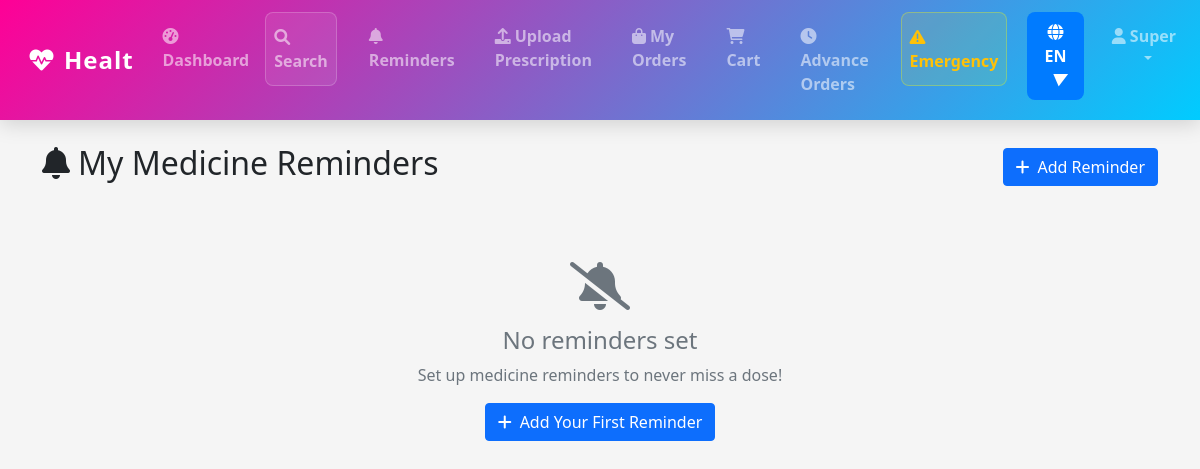
The page /en/reminders/ (signed in) on the database as committed earlier.
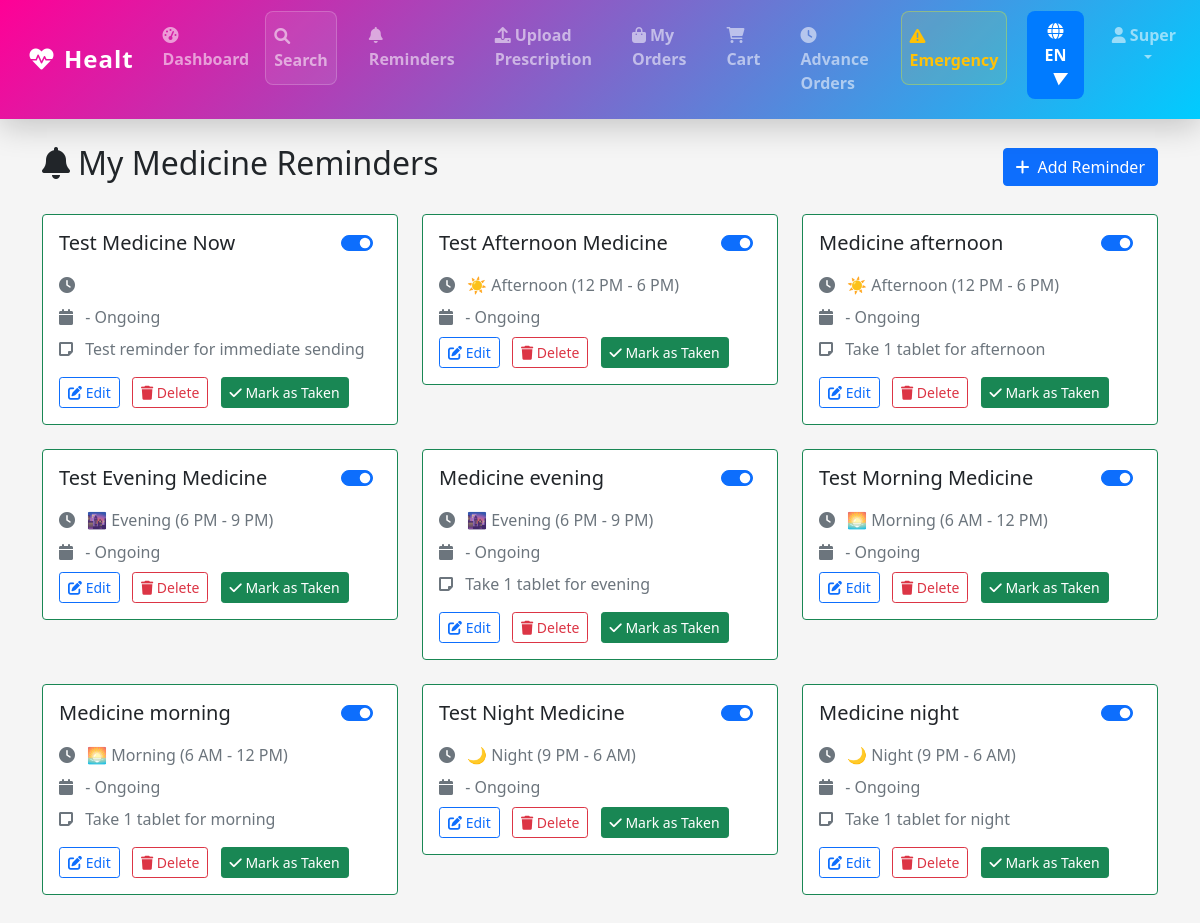
The same page on the database as committed later.
### users/models.py (models this page shows, shortened)
class User(AbstractUser):
    LANGUAGE_CHOICES = [
        ('en', 'English'),
        ('hi', 'Hindi'),
        ('mr', 'Marathi'),
    ]
    phone_number = models.CharField(max_length=15, unique=True)
    preferred_language = models.CharField(max_length=2, choices=LANGUAGE_CHOICES, default='en')
    profile_picture = models.ImageField(upload_to='profile_pictures/', null=True, blank=True)
    is_pharmacist = models.BooleanField(default=False)
    pharmacy = models.ForeignKey('pharmacy.Pharmacy', on_delete=models.SET_NULL, null=True, blank=True, related_name='pharmacists')
    created_at = models.DateTimeField(auto_now_add=True)
    updated_at = models.DateTimeField(auto_now=True)

### reminders/models.py (models this page shows, shortened)
class Reminder(models.Model):
    TIME_CHOICES = [
        ('morning', '🌅 Morning (6 AM - 12 PM)'),
        ('afternoon', '☀️ Afternoon (12 PM - 6 PM)'),
        ('evening', '🌆 Evening (6 PM - 9 PM)'),
        ('night', '🌙 Night (9 PM - 6 AM)'),
    ]
    ALERT_TYPES = [
        ('tone', '🔊 Tone'),
        ('vibrate', '📳 Vibrate'),
        ('visual', '👁️ Visual'),
        ('email', '📧 Email'),
        ('all', '🔔 All (Email + App)'),
    ]
    user = models.ForeignKey(User, on_delete=models.CASCADE)
    medicine_name = models.CharField(max_length=200)
    time_slot = models.CharField(max_length=20, choices=TIME_CHOICES)
    specific_time = models.TimeField(null=True, blank=True)
    notes = models.TextField(blank=True)  # e.g., "after lunch"
    alert_type = models.CharField(max_length=20, choices=ALERT_TYPES, default='all')
    is_active = models.BooleanField(default=True)
    send_email = models.BooleanField(default=True)
    created_at = models.DateTimeField(auto_now_add=True)
    updated_at = models.DateTimeField(auto_now=True)
    taken = models.BooleanField(default=False)
    taken_at = models.DateTimeField(null=True, blank=True)
    class Meta:
        ordering = ['time_slot', 'specific_time']

### reminders/views.py (the view)
# urls.py: path('', views.reminder_list, name='list'),
@login_required
def reminder_list(request):
    reminders = Reminder.objects.filter(user=request.user).order_by('time_slot', 'specific_time')
    grouped_reminders = {
        'morning': reminders.filter(time_slot='morning'),
        'afternoon': reminders.filter(time_slot='afternoon'),
        'evening': reminders.filter(time_slot='evening'),
        'night': reminders.filter(time_slot='night'),
    }
    context = {
        'reminders': reminders,
        'grouped_reminders': grouped_reminders,
        'active_count': reminders.filter(is_active=True).count(),
        'total_count': reminders.count(),
    }
    return render(request, 'reminders/list.html', context)

### core/context_processors.py (called while the page is built)
def language_info(request):
    try:
        return {
            'LANGUAGE_CODE': translation.get_language(),
            'LANGUAGES': settings.LANGUAGES,
            'CURRENT_LANGUAGE': dict(settings.LANGUAGES).get(translation.get_language(), 'English'),
        }
    except Exception as e:
        print(f"Context processor error: {e}")
        return {
            'LANGUAGE_CODE': 'en',
            'LANGUAGES': settings.LANGUAGES,
            'CURRENT_LANGUAGE': 'English',
        }

### orders/models.py (called while the page is built)
    @property
    def item_count(self):
        return self.items.count()

### orders/services.py (called while the page is built)
    @staticmethod
    def get_or_create_cart(user):
        from .models import Cart
        cart, created = Cart.objects.get_or_create(user=user)
        return cart

### orders/templatetags/order_filters.py (called while the page is built)
@register.simple_tag
def get_cart_count(user):
    if user.is_authenticated:
        try:
            cart = CartService.get_or_create_cart(user)
            return cart.item_count
        except:
            return 0
    return 0

### templates/reminders/list.html (shortened to what this page needs)
{% extends 'base.html' %}
{% load static %}
{% block content %}
<div class="container py-4">
    <div class="row">
        <div class="col-12">
            <div class="d-flex justify-content-between align-items-center mb-4">
                <h2><i class="fas fa-bell me-2"></i>My Medicine Reminders</h2>
                <a href="{% url 'reminders:add' %}" class="btn btn-primary">
                    <i class="fas fa-plus me-2"></i>Add Reminder
                </a>
            </div>
            {% if reminders %}
                <div class="row">
                    {% for reminder in reminders %}
                        <div class="col-md-6 col-lg-4 mb-4">
                            <div class="card reminder-card {% if reminder.is_active %}border-success{% else %}border-secondary{% endif %}">
                                <div class="card-body">
                                    <div class="d-flex justify-content-between align-items-start mb-3">
                                        <h5 class="card-title mb-0">{{ reminder.medicine_name }}</h5>
                                        <div class="form-check form-switch">
                                            <input class="form-check-input" type="checkbox"
                                                   {% if reminder.is_active %}checked{% endif %}
                                                   onchange="toggleReminder({{ reminder.id }}, this.checked)">
                                        </div>
                                    </div>
                                    <div class="reminder-details">
                                        <p class="text-muted mb-2">
                                            <i class="fas fa-clock me-2"></i>
                                            {{ reminder.get_time_slot_display }}
                                        </p>
                                        <p class="text-muted mb-2">
                                            <i class="fas fa-calendar me-2"></i>
                                            {{ reminder.start_date|date:"M d, Y" }} -
                                            {% if reminder.end_date %}
                                                {{ reminder.end_date|date:"M d, Y" }}
                                            {% else %}
                                                Ongoing
                                            {% endif %}
                                        </p>
                                        {% if reminder.notes %}
                                            <p class="text-muted mb-3">
                                                <i class="fas fa-sticky-note me-2"></i>
                                                {{ reminder.notes }}
                                            </p>
                                        {% endif %}
                                    </div>
                                    <div class="reminder-actions">
                                        <a href="{% url 'reminders:edit' reminder.id %}"
                                           class="btn btn-sm btn-outline-primary me-2">
                                            <i class="fas fa-edit"></i> Edit
                                        </a>
                                        <a href="{% url 'reminders:delete' reminder.id %}" class="btn btn-sm btn-outline-danger me-2">
                                            <i class="fas fa-trash"></i> Delete
                                        </a>
                                        <form method="post" action="{% url 'reminders:mark_taken' reminder.id %}" style="display:inline;">
                                            <button type="submit" class="btn btn-sm {% if reminder.taken %}btn-secondary{% else %}btn-success{% endif %}">
                                                <i class="fas fa-check"></i> {% if reminder.taken %}Taken{% else %}Mark as Taken{% endif %}
                                            </button>
                                        </form>
                                    </div>
                                </div>
                            </div>
                        </div>
                    {% endfor %}
                </div>
            {% else %}
                <div class="text-center py-5">
                    <i class="fas fa-bell-slash fa-3x text-muted mb-3"></i>
                    <h4 class="text-muted">No reminders set</h4>
                    <p class="text-muted">Set up medicine reminders to never miss a dose!</p>
                    <a href="{% url 'reminders:add' %}" class="btn btn-primary">
                        <i class="fas fa-plus me-2"></i>Add Your First Reminder
                    </a>
                </div>
            {% endif %}
        </div>
    </div>
</div>
{% endblock %}

### templates/base.html (shortened to what this page needs)
{% load i18n %}
{% load static %}
<!DOCTYPE html>
<html lang="{{ LANGUAGE_CODE }}">
<head>
    <link href="https://cdn.jsdelivr.net/npm/bootstrap@5.1.3/dist/css/bootstrap.min.css" rel="stylesheet">
    <link href="https://cdnjs.cloudflare.com/ajax/libs/font-awesome/6.0.0/css/all.min.css" rel="stylesheet">
</head>
<body style="background:whitesmoke;">
    <nav class="navbar navbar-expand-lg navbar-dark sticky-top"
     style="background: linear-gradient(135deg, rgb(255, 0, 150), rgb(0, 204, 255));">
        <div class="container-fluid">
            <a class="navbar-brand fw-bold" href="{% url 'core:home' %}">
                <i class="fas fa-heartbeat me-2"></i>{% trans "HealthBridge 360" %}
            </a>
            <div class="collapse navbar-collapse" id="navbarNav">
                <ul class="navbar-nav ms-auto">
                    {% if user.is_authenticated %}
                        <li class="nav-item">
                            <a class="nav-link" href="{% url 'core:dashboard' %}">
                                <i class="fas fa-tachometer-alt me-1"></i>{% trans "Dashboard" %}
                            </a>
                        </li>
                        <li class="nav-item me-3">
                            <a class="nav-link" href="{% url 'core:search' %}">
                                <i class="fas fa-search me-1"></i>{% trans "Search" %}
                            </a>
                        </li>
                        {% if not user.is_pharmacist %}
                        <li class="nav-item me-3">
                            <a class="nav-link" href="{% url 'reminders:list' %}">
                                <i class="fas fa-bell me-1"></i>{% trans "Reminders" %}
                            </a>
                        </li>
                        <li class="nav-item me-3">
                            <a class="nav-link" href="{% url 'orders:upload_prescription' %}">
                                <i class="fas fa-upload me-1"></i>{% trans "Upload Prescription" %}
                            </a>
                        </li>
                        <li class="nav-item me-3">
                            <a class="nav-link" href="{% url 'orders:my_orders' %}">
                                <i class="fas fa-shopping-bag me-1"></i>{% trans "My Orders" %}
                            </a>
                        </li>
                        <li class="nav-item me-3">
                            <a class="nav-link position-relative" href="{% url 'orders:view_cart' %}">
                                <i class="fas fa-shopping-cart me-1"></i>{% trans "Cart" %}
                                {% if user.is_authenticated %}
                                    {% load order_filters %}
                                    {% get_cart_count user as cart_count %}
                                {% endif %}
                            </a>
                        </li>
                        <li class="nav-item me-3">
                            <a class="nav-link" href="{% url 'orders:advance_orders' %}">
                                <i class="fas fa-clock me-1"></i>{% trans "Advance Orders" %}
                            </a>
                        </li>
                        {% endif %}
                        <li class="nav-item me-3">
                            <a class="nav-link text-warning" href="{% url 'core:emergency' %}">
                                <i class="fas fa-exclamation-triangle me-1"></i>{% trans "Emergency" %}
                            </a>
                        </li>
                        <li class="nav-item me-3 language-nav-item" style="position: relative; z-index: 1060;">
                            {% include 'components/language_switcher.html' %}
                        </li>
                        <li class="nav-item dropdown">
                            <a class="nav-link dropdown-toggle" href="#" id="navbarDropdown" role="button" data-bs-toggle="dropdown">
                                <i class="fas fa-user me-1"></i>{{ user.first_name }}
                            </a>
                        </li>
                    {% endif %}
                </ul>
            </div>
        </div>
    </nav>
    <main class="container-fluid px-0">
        {% block content %}
        {% endblock %}
    </main>
    <script src="{% load static %}{% static 'js/main.js' %}"></script>
</body>
</html>

### templates/components/language_switcher.html (shortened to what this page needs)
<div class="language-switcher-wrapper" style="position: relative; display: inline-block;">
    <button id="languageSwitcherBtn" style="background: #007bff; color: white; border: none; padding: 8px 16px; border-radius: 8px; cursor: pointer; font-weight: 600;">
        <i class="fas fa-globe"></i> <span id="currentLangLabel">{{ CURRENT_LANGUAGE|slice:":2"|upper }}</span> <i id="dropdownArrow" style="margin-left: 8px; transition: transform 0.3s;">&#9660;</i>
    </button>
</div>

### templates/base.html (style rules this page uses)
nav.navbar { background: linear-gradient(135deg, rgb(255, 0, 150), rgb(0, 204, 255)); transition: all 0.4s cubic-bezier(0.25, 0.46, 0.45, 0.94); box-shadow: 0 4px 20px rgba(0,0,0,0.15); position: sticky; top: 0; z-index: 1030; padding: 12px 0; }
.navbar-brand { font-weight: 700; font-size: 1.5rem; letter-spacing: 1px; transition: all 0.4s cubic-bezier(0.25, 0.46, 0.45, 0.94); padding: 10px 16px; border-radius: 12px; position: relative; overflow: hidden; }
.navbar-brand::before { content: ''; position: absolute; top: 0; left: -100%; width: 100%; height: 100%; background: linear-gradient(90deg, transparent, rgba(255, 255, 255, 0.2), transparent); transition: left 0.5s ease; }
.navbar-brand i { transition: all 0.4s cubic-bezier(0.68, -0.55, 0.265, 1.55); display: inline-block; }
.navbar-nav .nav-link { font-weight: 600; font-size: 1rem; color: #f8f9fa; position: relative; transition: all 0.3s cubic-bezier(0.25, 0.46, 0.45, 0.94); padding: 12px 18px; margin: 0 4px; border-radius: 8px; overflow: hidden; }
.navbar-nav .nav-link::before { content: ''; position: absolute; top: 0; left: -100%; width: 100%; height: 100%; background: linear-gradient(90deg, transparent, rgba(255, 102, 204, 0.2), transparent); transition: left 0.4s ease; }
.navbar-nav .nav-link::after { content: ''; position: absolute; width: 0%; height: 3px; bottom: 0; left: 50%; background: linear-gradient(90deg, #ff66cc, #ff3366); transition: all 0.3s ease; transform: translateX(-50%); }
.navbar-nav .nav-link[href*="search"] { background: rgba(255, 255, 255, 0.08); border: 1px solid rgba(255, 255, 255, 0.2); position: relative; }
.navbar-nav .nav-link[href*="search"]::before { background: linear-gradient(45deg, rgba(255, 102, 204, 0.3), rgba(0, 204, 255, 0.3)); }
.navbar-nav .nav-link[href*="emergency"] { background: rgba(255, 255, 0, 0.1); border: 1px solid rgba(255, 255, 0, 0.3); animation: emergencyPulse 2s infinite; position: relative; }
.nav-item.dropdown, .nav-item.dropdown > a.nav-link.dropdown-toggle { pointer-events: auto !important; cursor: pointer !important; user-select: none; }
.nav-item.dropdown { position: relative !important; }
.language-nav-item { pointer-events: auto !important; }
.language-nav-item * { pointer-events: auto !important; }
nav.navbar { overflow: visible !important; }
.navbar-collapse { overflow: visible !important; }
html { scroll-behavior: smooth; }

Rows that differ between the two databases and show on the page:
added Reminder: medicine_name "Test Medicine Now", is_active "☑", notes "Test reminder for immediate sending", taken "Mark as Taken"
added Reminder: medicine_name "Test Afternoon Medicine", is_active "☑", time_slot "☀️ Afternoon (12 PM - 6 PM)", taken "Mark as Taken"
added Reminder: medicine_name "Medicine afternoon", is_active "☑", time_slot "☀️ Afternoon (12 PM - 6 PM)", notes "Take 1 tablet for afternoon", taken "Mark as Taken"
added Reminder: medicine_name "Test Evening Medicine", is_active "☑", time_slot "🌆 Evening (6 PM - 9 PM)", taken "Mark as Taken"
added Reminder: medicine_name "Medicine evening", is_active "☑", time_slot "🌆 Evening (6 PM - 9 PM)", notes "Take 1 tablet for evening", taken "Mark as Taken"
added Reminder: medicine_name "Test Morning Medicine", is_active "☑", time_slot "🌅 Morning (6 AM - 12 PM)", taken "Mark as Taken"
added Reminder: medicine_name "Medicine morning", is_active "☑", time_slot "🌅 Morning (6 AM - 12 PM)", notes "Take 1 tablet for morning", taken "Mark as Taken"
added Reminder: medicine_name "Test Night Medicine", is_active "☑", time_slot "🌙 Night (9 PM - 6 AM)", taken "Mark as Taken"
added Reminder: medicine_name "Medicine night", is_active "☑", time_slot "🌙 Night (9 PM - 6 AM)", notes "Take 1 tablet for night", taken "Mark as Taken"
Other text that changed with them:
text no longer shown: "No reminders set Set up medicine reminders to never miss a dose! Add Your First Reminder"
